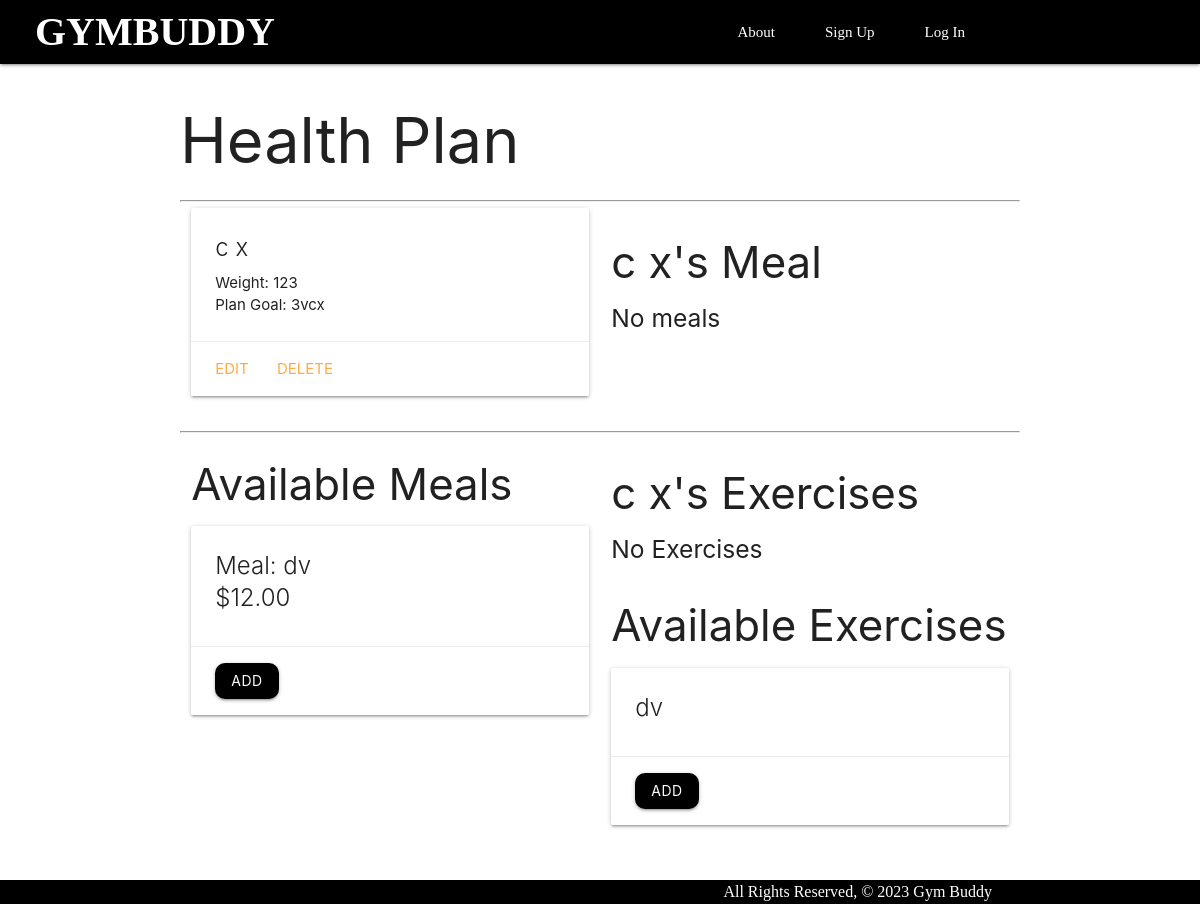
Page /plans/1/ on the earlier database version.
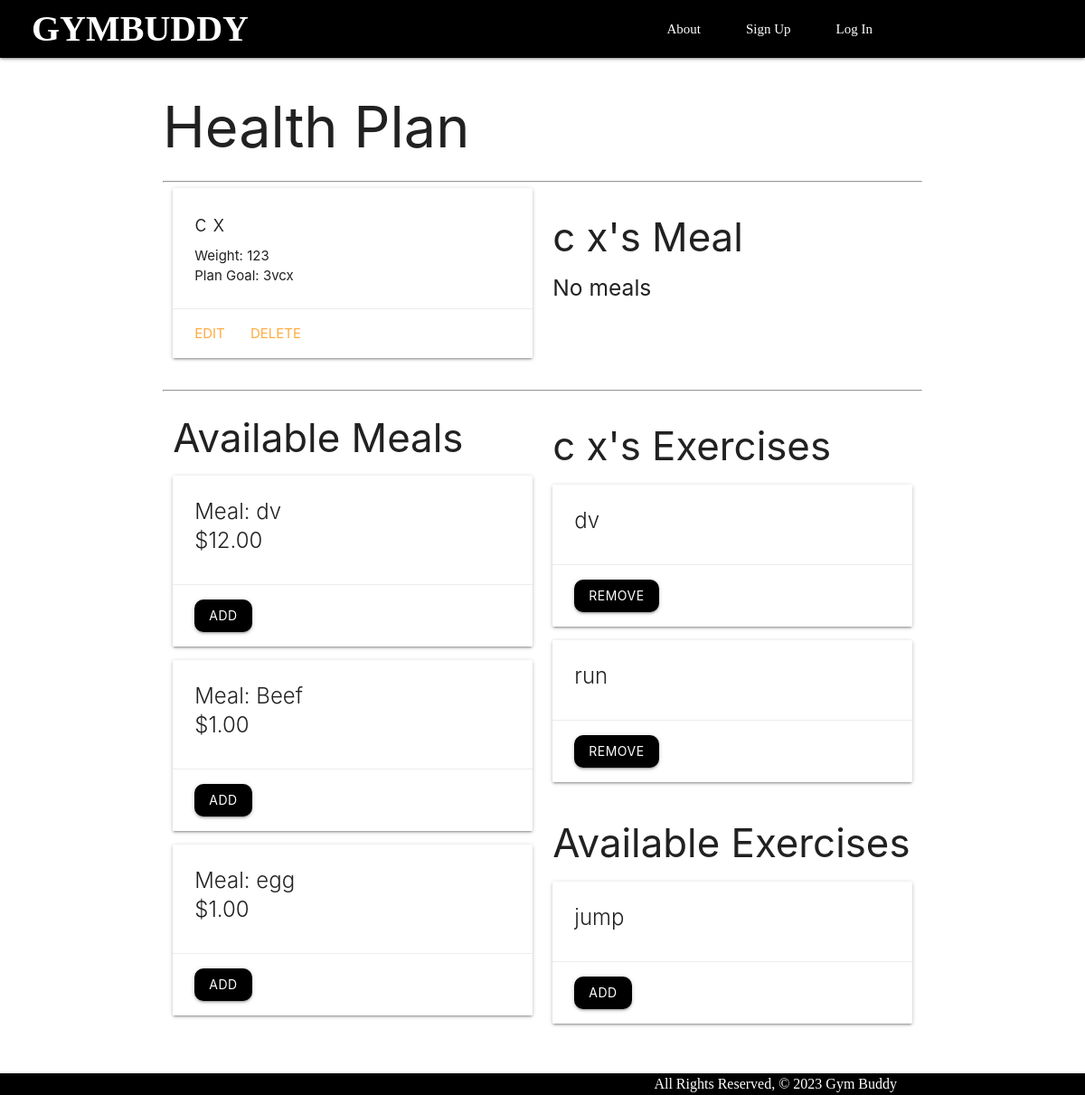
Same page on the later database version.
### main_app/models.py (models this page shows, shortened)
class Meal(models.Model):
    name = models.CharField(max_length=50)
    description = models.TextField()
    price = models.DecimalField(max_digits=5, decimal_places=2)
    created_at = models.DateTimeField(auto_now_add=True)

class Exercise(models.Model):
    TypeOfWorkout = models.CharField(max_length=100)
    duration = models.IntegerField()
    description = models.TextField(max_length=250)

### main_app/views.py (the view)
# urls.py: path('plans/<int:plan_id>/', views.plans_detail, name='detail'),
def plans_detail(request, plan_id):
  plan = Plan.objects.get(id=plan_id)
  id_list = plan.meals.all().values_list('id')
  meals_plan_doesnt_have = Meal.objects.exclude(id__in=id_list)
  id_list = plan.exercises.all().values_list('id')
  exercises_plan_doesnt_have = Exercise.objects.exclude(id__in=id_list)
  return render(request, 'plans/detail.html', {
      'plan': plan,
      'meals': meals_plan_doesnt_have,
      'exercises': exercises_plan_doesnt_have
    })

### main_app/templates/plans/detail.html (shortened to what this page needs)
{% extends 'base.html' %} {% block content %}
<h1>Health Plan</h1>
<div class="row">
  <div class="col s6">
    <div class="card">
      <div class="card-content">
        <span class="card-title">{{ plan.name }}</span>
        {% if plan.weight > 0 %}
        <p>Weight: {{ plan.weight }}</p>
        {% else %}
        <p>No weight given</p>
        {% endif %}
        <p>Plan Goal: {{ plan.goal }}</p>
      </div>
      <div class="card-action">
        <a href="{% url 'plans_update' plan.id %}">Edit</a>
        <a href="{% url 'plans_delete' plan.id %}">Delete</a>
      </div>
    </div>
  </div>
  <hr />
  <div class="row">
    <div class="col s6">
      <h3>{{ plan.name }}'s Meal</h3>
      {% if plan.meals.count %} {% for meal in plan.meals.all %}
      <div class="card">
        <div class="card-content">
          <span class="card-title">
            <p>Meal: {{ meal.name }}</p>
            <span>${{ meal.price }}</span>
          </span>
        </div>
        <div class="card-action">
          <form action="{% url 'unassoc_meal' plan.id meal.id %}" method="POST">
            {% csrf_token %}
            <button type="submit" class="btn">Remove</button>
          </form>
        </div>
      </div>
      {% endfor %} {% else %}
      <h5>No meals</h5>
      {% endif %}
    </div>
  </div>
  <div class="col s6">
    <h3>Available Meals</h3>
    {% if meals.count %} {% for meal in meals.all %}
    <div class="card">
      <div class="card-content">
        <span class="card-title">
          <p>Meal: {{ meal.name }}</p>
          <span>${{ meal.price }}</span>
        </span>
      </div>
      <div class="card-action">
        <form action="{% url 'assoc_meal' plan.id meal.id %}" method="POST">
          <button type="submit" class="btn">Add</button>
        </form>
      </div>
    </div>
    {% endfor %} {% else %}
    <h5>{{cat.name}} Already Has All Meals Available</h5>
    {% endif %}
  </div>
  <hr />
  <div class="row">
    <div class="col s6">
      <h3>{{ plan.name }}'s Exercises</h3>
      {% if plan.exercises.count %} {% for exercise in plan.exercises.all %}
      <div class="card">
        <div class="card-content">
          <span class="card-title"> {{ exercise.TypeOfWorkout }} </span>
        </div>
        <div class="card-action">
          <form
            action="{% url 'unassoc_exercise' plan.id exercise.id %}"
            method="POST"
          >
            <button type="submit" class="btn">Remove</button>
          </form>
        </div>
      </div>
      {% endfor %} {% else %}
      <h5>No Exercises</h5>
      {% endif %}
    </div>
    <div class="col s6">
      <h3>Available Exercises</h3>
      {% if exercises.count %} {% for exercise in exercises.all %}
      <div class="card">
        <div class="card-content">
          <span class="card-title"> {{ exercise.TypeOfWorkout }} </span>
        </div>
        <div class="card-action">
          <form
            action="{% url 'assoc_exercise' plan.id exercise.id %}"
            method="POST"
          >
            <button type="submit" class="btn">Add</button>
          </form>
        </div>
      </div>
      {% endfor %} {% else %}
      <h5>{{plan.name}} Already Has All Exercises Available</h5>
      {% endif %}
    </div>
  </div>
  {% endblock %}

Differences in the rows shown:
added Meal: name "Beef", price "1.00"
added Meal: name "egg", price "1.00"
shown differently, row unchanged: Exercise "dv": moves from the list under "Available Exercises" to the list under "c x's Exercises"
added Exercise: TypeOfWorkout "run", shown under "c x's Exercises"
added Exercise: TypeOfWorkout "jump", shown under "Available Exercises"
Other differences:
text no longer shown: "No Exercises"
